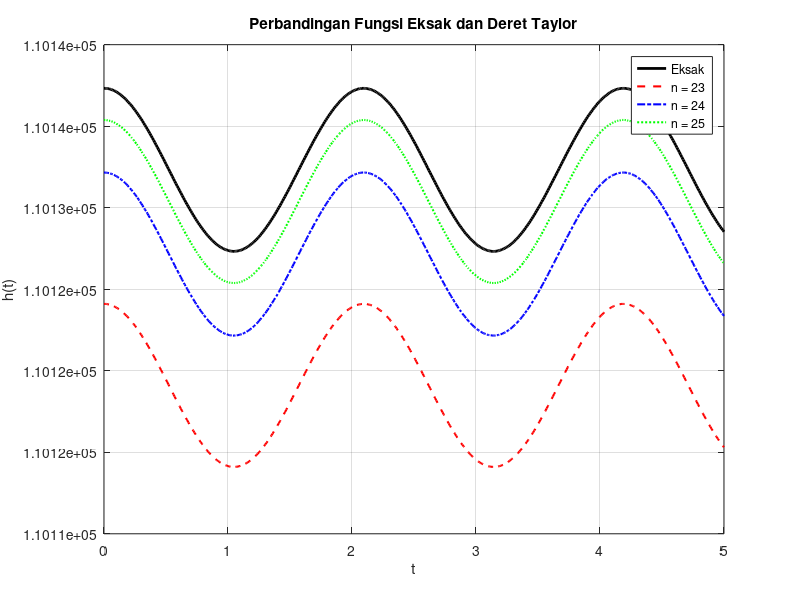
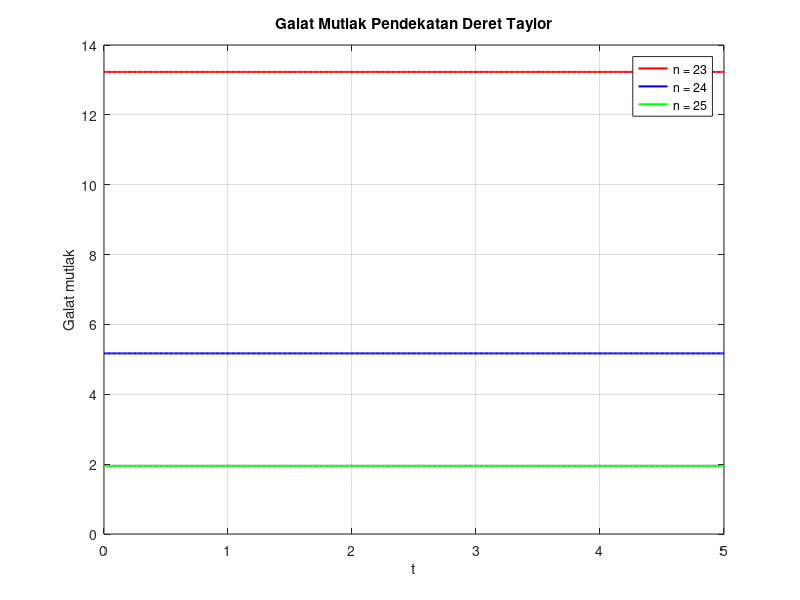

These charts were generated, in order, by the following MATLAB code:
##L0325031_Nabila Salma Az Zahra

% Parameter sesuai soal
h0 = 5;
lambda = 12;
v = 36;
x_exp = 10;

% Rentang t = 0 sampai t = 5
t = linspace(0, 5, 501);

% Derajat maksimum deret Taylor
n_list = [23, 24, 25];

tic;

% Fungsi eksak
z = t*v/lambda;
h_eksak = h0 * (cos(z) + exp(x_exp));

% Penyimpanan hasil
h_aprox = zeros(length(n_list), length(t));
galat = zeros(length(n_list), length(t));
rata_galat = zeros(length(n_list), 1);

for j = 1:length(n_list)

    n = n_list(j);

    % Pendekatan Taylor fungsi cosinus
    cos_approx = zeros(size(t));

    for k = 0:n
        cos_approx = cos_approx + ...
            ((-1)^k .* z.^(2*k)) / factorial(2*k);
    end

    % Pendekatan Taylor fungsi eksponensial
    exp_approx = 0;

    for k = 0:n
        exp_approx = exp_approx + ...
            (x_exp^k) / factorial(k);
    end

    % Fungsi pendekatan
    h_aprox(j,:) = h0 * (cos_approx + exp_approx);

    % Galat mutlak
    galat(j,:) = abs(h_eksak - h_aprox(j,:));

    % Rata-rata galat mutlak
    rata_galat(j) = mean(galat(j,:));

end

waktu = toc;

% Grafik fungsi eksak dan pendekatan
figure(1);
plot(t, h_eksak, 'k-', 'LineWidth', 2);
hold on;
plot(t, h_aprox(1,:), 'r--', 'LineWidth', 1.5);
plot(t, h_aprox(2,:), 'b-.', 'LineWidth', 1.5);
plot(t, h_aprox(3,:), 'g:', 'LineWidth', 1.5);
grid on;
xlabel('t');
ylabel('h(t)');
title('Perbandingan Fungsi Eksak dan Deret Taylor');
legend('Eksak', 'n = 23', 'n = 24', 'n = 25', ...
       'Location', 'best');

% Grafik galat mutlak
figure(2);
plot(t, galat(1,:), 'r-', 'LineWidth', 1.5);
hold on;
plot(t, galat(2,:), 'b-', 'LineWidth', 1.5);
plot(t, galat(3,:), 'g-', 'LineWidth', 1.5);
grid on;
xlabel('t');
ylabel('Galat mutlak');
title('Galat Mutlak Pendekatan Deret Taylor');
legend('n = 23', 'n = 24', 'n = 25', ...
       'Location', 'best');

% Menampilkan hasil
fprintf('KASUS 1: DERET TAYLOR\n');

for j = 1:length(n_list)
    fprintf('n = %d, rata-rata galat mutlak = %.10f\n', ...
        n_list(j), rata_galat(j));
end

fprintf('Running time = %.10f detik\n', waktu);
